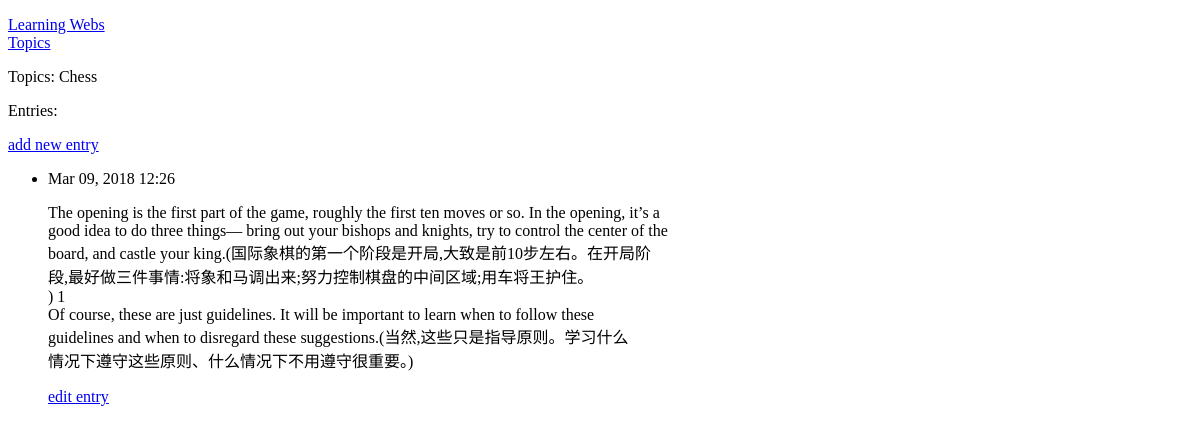
The app's page /topics/1/, older data.
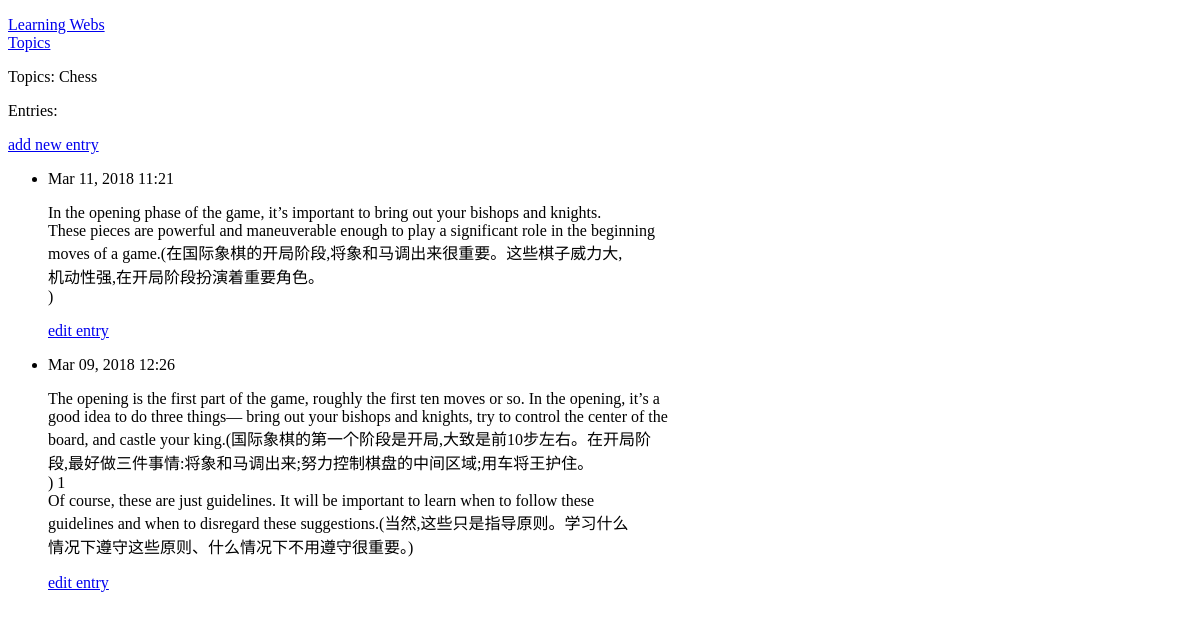
The same page, newer data.
### learning_webs/models.py (models this page shows, shortened)
class Topic(models.Model):
    text = models.CharField(max_length=200)
    date_added = models.DateTimeField(auto_now_add=True)
    def __str__(self):
        return self.text

class Entry(models.Model):
    topic = models.ForeignKey(Topic, on_delete=models.CASCADE)
    text = models.TextField()
    date_added = models.DateTimeField(auto_now_add=True)
    class Meta:
        verbose_name_plural = 'entries'

### learning_webs/views.py (the view)
# urls.py: url(r'^topics/(?P<topic_id>\d+)/$', views.topic, name='topic'),
def topic(request, topic_id):
    topic = Topic.objects.get(id=topic_id)
    entries = topic.entry_set.order_by('-date_added')
    context = {'topic': topic, 'entries': entries}
    return render(request, 'learning_webs/topic.html', context)

### learning_webs/templates/learning_webs/topic.html (shortened to what this page needs)
<!DOCTYPE html>
<html lang="en">
<head>
</head>
<body>
{% extends "learning_webs/base.html" %}
{% block content %}
  <p>Topics: {{topic}}</p>
  <p>Entries:</p>
  <p>
    <a href="{% url 'learning_webs:new_entry' topic.id %}">add new entry</a>
  </p>
  <ul>
      {% for entry in entries %}
        <li>
            <p>{{ entry.date_added|date:'M d, Y H:i' }}</p>
            <p>{{ entry.text|linebreaks }}</p>
            <p>
                <a href="{% url 'learning_webs:edit_entry' entry.id %}">edit entry</a>
            </p>
        </li>
      {% empty %}
        <li>
            <p>There are no entries for this topic yet.</p>
        </li>
      {% endfor %}
  </ul>
{% endblock content %}

### learning_webs/templates/learning_webs/base.html (shortened to what this page needs)
<!DOCTYPE html>
<html lang="en">
<head>
</head>
<body>
<p>
    <a href="{% url 'learning_webs:index' %}">Learning Webs<br/></a>
    <a href="{% url 'learning_webs:topics' %}">Topics</a>
</p>
{% block content %}{% endblock content %}
</body>
</html>

Row changes from the older to the newer data that the page shows:
added Entry: date_added "Mar 11, 2018 11:21", text "In the opening phase of the game, it’s important to bring out your bishops and knights. These pieces are powerful and maneuverable enough to play a significant role in the beginning moves of a game.(在国际象棋的开局阶段,将象和马调出来很重要。这些棋子威力大, 机动性强,在开局阶段扮演着重要角色。 )"
